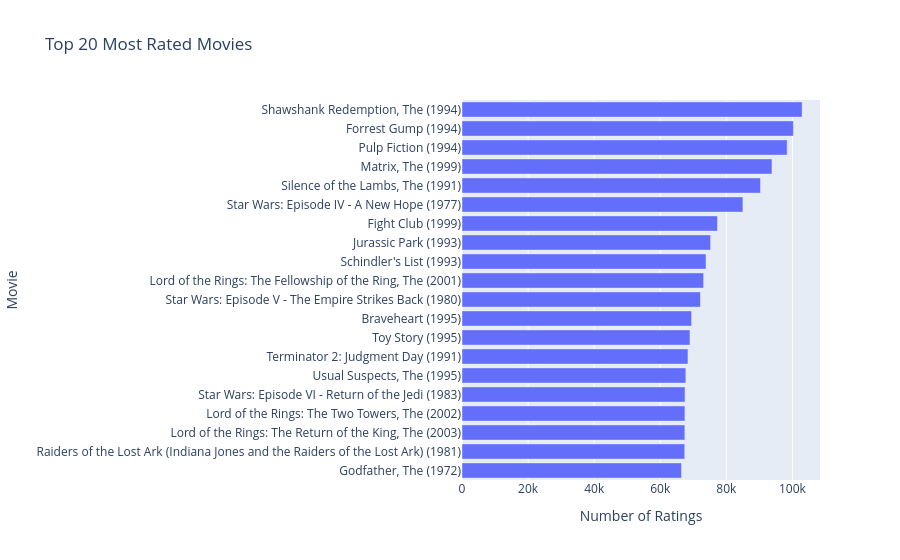

The cell this chart's notebook holds for it:
### Code cell
fig = px.bar(
    top_movies.sort_values("rating_count"),
    x="rating_count",
    y="title",
    orientation="h",
    title="Top 20 Most Rated Movies",
    labels={
        "rating_count": "Number of Ratings",
        "title": "Movie"
    })

fig.update_layout(yaxis_title="Movie", xaxis_title="Number of Ratings")

fig.show()

### Figure 1 — Plotly figure (JSON) as saved in the notebook; plotly's stock layout.template omitted (floating-point values rounded to 4 significant figures)
{"data": [{"hovertemplate": "Number of Ratings=%{x}<br>Movie=%{y}<extra></extra>", "legendgroup": "", "marker": {"color": "#636efa", "pattern": {"shape": ""}}, "name": "", "orientation": "h", "showlegend": false, "textposition": "auto", "type": "bar", "x": [66440, 67408, 67449, 67463, 67496, 67750, 68383, 68997, 69482, 72151, 73122, 73849, 75233, 77332, 85010, 90330, 93808, 98409, 100296, 102929], "xaxis": "x", "y": ["Godfather, The (1972)", "Raiders of the Lost Ark (Indiana Jones and the Raiders of the Lost Ark) (1981)", "Lord of the Rings: The Return of the King, The (2003)", "Lord of the Rings: The Two Towers, The (2002)", "Star Wars: Episode VI - Return of the Jedi (1983)", "Usual Suspects, The (1995)", "Terminator 2: Judgment Day (1991)", "Toy Story (1995)", "Braveheart (1995)", "Star Wars: Episode V - The Empire Strikes Back (1980)", "Lord of the Rings: The Fellowship of the Ring, The (2001)", "Schindler's List (1993)", "Jurassic Park (1993)", "Fight Club (1999)", "Star Wars: Episode IV - A New Hope (1977)", "Silence of the Lambs, The (1991)", "Matrix, The (1999)", "Pulp Fiction (1994)", "Forrest Gump (1994)", "Shawshank Redemption, The (1994)"], "yaxis": "y"}], "layout": {"barmode": "relative", "legend": {"tracegroupgap": 0}, "title": {"text": "Top 20 Most Rated Movies"}, "xaxis": {"anchor": "y", "domain": [0, 1], "title": {"text": "Number of Ratings"}}, "yaxis": {"anchor": "x", "domain": [0, 1], "title": {"text": "Movie"}}}}
